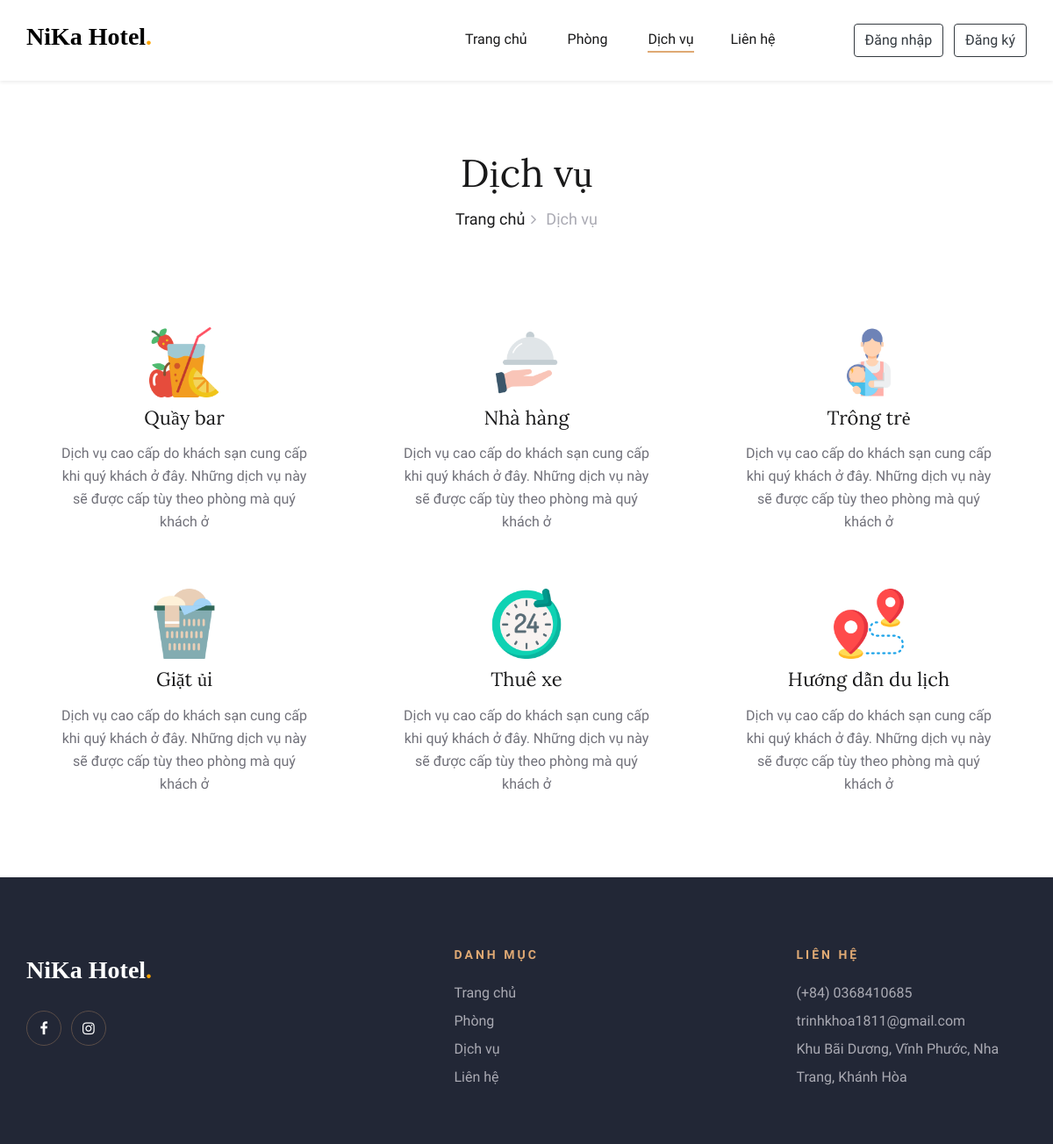
The page /HotelBookingWeb/services.php on the database its author committed.
### tables this page shows
CREATE TABLE `dichvu` (
  `ma_dichvu` int(11) NOT NULL,
  `ten_dichvu` varchar(100) NOT NULL,
  `anh_dichvu` varchar(50) NOT NULL,
  `mo_ta` varchar(200) NOT NULL
);

### HotelBookingWeb/Admin/Inc/connect_db.php (called while the page is built, shortened)
<?php
    function selectAll($table)
    {
        $conn = $GLOBALS['conn'];
        $result = mysqli_query($conn, "SELECT * FROM $table");
        return $result;
    }
?>

### HotelBookingWeb/services.php (the view, shortened to what this page needs)
<!DOCTYPE html>
<html lang="zxx">
<head>
    <?php require ('Inc/links.php')?>
</head>
<body>
    <?php
        require ('Inc/header.php');
    ?>
    <section class="services-section spad">
        <div class="container">
            <div class="breadcrumb-section">
                <div class="container">
                    <div class="row">
                        <div class="col-lg-12">
                            <div class="breadcrumb-text">
                                <h2>Dịch vụ</h2>
                                <div class="bt-option">
                                    <a href="index.php">Trang chủ</a>
                                    <span>Dịch vụ</span>
                                </div>
                            </div>
                        </div>
                    </div>
                </div>
            </div>
            <div class="row">
                <?php
                    $result = selectAll('dichvu');
                    $path = SERVICES_IMG_PATH;
                    while ($row = mysqli_fetch_assoc($result)) {
                        echo "<div class='col-lg-4 col-sm-6'>
                                <div class='service-item'>
                                    <img src='$path{$row['anh_dichvu']}' width='80px'>
                                    <h4>{$row['ten_dichvu']}</h4>
                                    <p>{$row['mo_ta']}</p>
                                </div>
                            </div>";
                    }
                ?>
            </div>
        </div>
    </section>
    <?php require ('Inc/footer.php')?>
</body>
</html>

### HotelBookingWeb/Public/css/style.css (style rules this page uses)
html, body { height: 100%; font-family: "Cabin", sans-serif; -webkit-font-smoothing: antialiased; font-smoothing: antialiased; }
h1, h2, h3, h4, h5, h6 { margin: 0; color: #111111; font-weight: 400; font-family: "Lora", serif; }
h2 { font-size: 36px; }
h4 { font-size: 24px; }
p { font-size: 16px; font-family: "Cabin", sans-serif; color: #6b6b6b; font-weight: 400; line-height: 26px; margin: 0 0 15px 0; }
img { max-width: 100%; }
.spad { padding-top: 100px; padding-bottom: 100px; }
.services-section { padding-bottom: 60px; border-top: 1px solid #e5e5e5; }
.service-item { text-align: center; padding: 30px 35px 18px; -webkit-transition: all 0.3s; -o-transition: all 0.3s; transition: all 0.3s; }
.service-item h4 { color: #19191a; font-size: 22px; margin-bottom: 15px; margin-top: 10px; -webkit-transition: all 0.3s; -o-transition: all 0.3s; transition: all 0.3s; }
.service-item p { color: #707079; -webkit-transition: all 0.3s; -o-transition: all 0.3s; transition: all 0.3s; }
.breadcrumb-section { padding-top: 70px; padding-bottom: 80px; }
.breadcrumb-text { text-align: center; }
.breadcrumb-text h2 { font-size: 44px; color: #19191a; margin-bottom: 12px; }
.breadcrumb-text .bt-option a { display: inline-block; font-size: 18px; color: #19191a; margin-right: 20px; position: relative; font-weight: 500; }
.breadcrumb-text .bt-option a:after { position: absolute; right: -13px; top: 1px; content: ""; font-size: 18px; font-family: "FontAwesome"; color: #aaaab3; }
.breadcrumb-text .bt-option span { display: inline-block; font-size: 18px; color: #aaaab3; }
@media only screen and (min-width: 1200px) { .container { max-width: 1170px; } }

### rows shown on the page
dichvu: anh_dichvu (picture), ten_dichvu "Quầy bar", mo_ta "Dịch vụ cao cấp do khách sạn cung cấp khi quý khách ở đây. Những dịch vụ này sẽ được cấp tùy theo phòng mà quý khách ở"
dichvu: anh_dichvu (picture), ten_dichvu "Nhà hàng", mo_ta "Dịch vụ cao cấp do khách sạn cung cấp khi quý khách ở đây. Những dịch vụ này sẽ được cấp tùy theo phòng mà quý khách ở"
dichvu: anh_dichvu (picture), ten_dichvu "Trông trẻ", mo_ta "Dịch vụ cao cấp do khách sạn cung cấp khi quý khách ở đây. Những dịch vụ này sẽ được cấp tùy theo phòng mà quý khách ở"
dichvu: anh_dichvu (picture), ten_dichvu "Giặt ủi", mo_ta "Dịch vụ cao cấp do khách sạn cung cấp khi quý khách ở đây. Những dịch vụ này sẽ được cấp tùy theo phòng mà quý khách ở"
dichvu: anh_dichvu (picture), ten_dichvu "Thuê xe", mo_ta "Dịch vụ cao cấp do khách sạn cung cấp khi quý khách ở đây. Những dịch vụ này sẽ được cấp tùy theo phòng mà quý khách ở"
dichvu: anh_dichvu (picture), ten_dichvu "Hướng dẫn du lịch", mo_ta "Dịch vụ cao cấp do khách sạn cung cấp khi quý khách ở đây. Những dịch vụ này sẽ được cấp tùy theo phòng mà quý khách ở"
